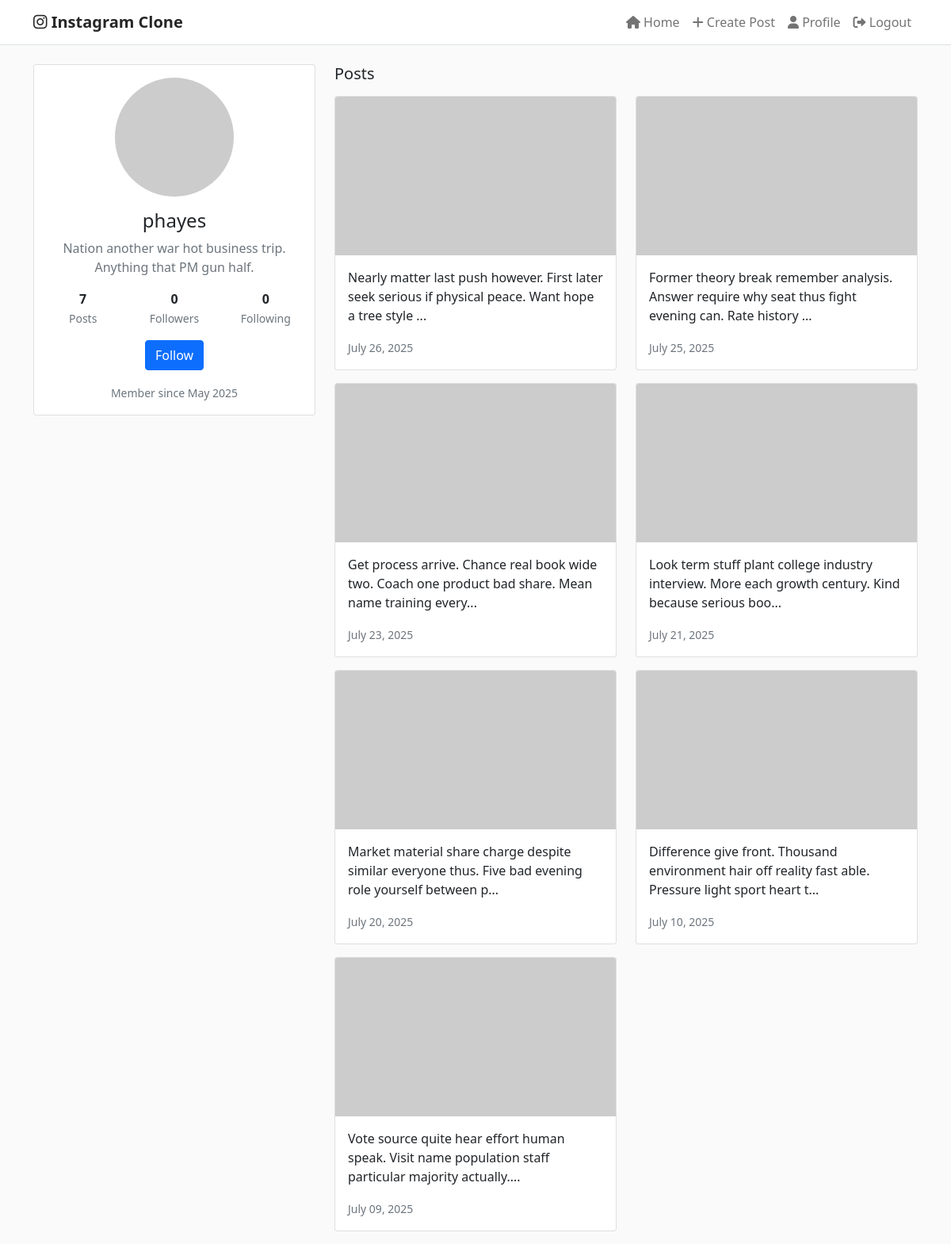
The app's page /profile/phayes (signed in) with its own data.
### app.py (models this page shows)
class User(UserMixin, db.Model):
    id = db.Column(db.Integer, primary_key=True)
    username = db.Column(db.String(80), unique=True, nullable=False)
    email = db.Column(db.String(120), unique=True, nullable=False)
    password_hash = db.Column(db.String(120), nullable=False)
    bio = db.Column(db.Text, default='')
    profile_pic = db.Column(db.String(200), default='https://via.placeholder.com/150')
    created_at = db.Column(db.DateTime, default=datetime.utcnow)
    is_fake = db.Column(db.Boolean, default=False)
    fake_score = db.Column(db.Float, default=0.0)
    analysis_data = db.Column(db.Text, default='{}')  # Store detailed analysis as JSON
    posts = db.relationship('Post', backref='author', lazy=True)
    followers = db.relationship('Follow', foreign_keys='Follow.followed_id', backref='followed', lazy=True)
    following = db.relationship('Follow', foreign_keys='Follow.follower_id', backref='follower', lazy=True)

class Post(db.Model):
    id = db.Column(db.Integer, primary_key=True)
    caption = db.Column(db.Text, nullable=False)
    image_url = db.Column(db.String(200), default='https://via.placeholder.com/400x400')
    created_at = db.Column(db.DateTime, default=datetime.utcnow)
    user_id = db.Column(db.Integer, db.ForeignKey('user.id'), nullable=False)
    likes = db.relationship('Like', backref='post', lazy=True)
    comments = db.relationship('Comment', backref='post', lazy=True)

### app.py (the view)
@app.route('/profile/<username>')
@login_required
def profile(username):
    user = User.query.filter_by(username=username).first_or_404()
    posts = Post.query.filter_by(user_id=user.id).order_by(Post.created_at.desc()).all()
    is_following = Follow.query.filter_by(follower_id=current_user.id, followed_id=user.id).first() is not None
    return render_template('profile.html', user=user, posts=posts, is_following=is_following)

### app.py (called while the page is built)
@login_manager.user_loader
def load_user(user_id):
    return User.query.get(int(user_id))

### templates/profile.html (shortened to what this page needs)
{% extends "base.html" %}
{% block content %}
<div class="row">
    <div class="col-md-4">
        <div class="card">
            <div class="card-body text-center">
                <img src="{{ user.profile_pic }}" alt="{{ user.username }}" class="rounded-circle mb-3" style="width: 150px; height: 150px; object-fit: cover;">
                <h4>{{ user.username }}</h4>
                <p class="text-muted">{{ user.bio }}</p>
                <div class="row text-center mb-3">
                    <div class="col">
                        <strong>{{ posts|length }}</strong><br>
                        <small class="text-muted">Posts</small>
                    </div>
                    <div class="col">
                        <strong>{{ user.followers|length }}</strong><br>
                        <small class="text-muted">Followers</small>
                    </div>
                    <div class="col">
                        <strong>{{ user.following|length }}</strong><br>
                        <small class="text-muted">Following</small>
                    </div>
                </div>
                {% if current_user.id != user.id %}
                <button class="btn btn-primary follow-btn" data-user-id="{{ user.id }}">
                    {% if is_following %}Unfollow{% else %}Follow{% endif %}
                </button>
                {% endif %}
                <div class="mt-3">
                    <small class="text-muted">Member since {{ user.created_at.strftime('%B %Y') }}</small>
                </div>
            </div>
        </div>
    </div>
    <div class="col-md-8">
        <h5 class="mb-3">Posts</h5>
        <div class="row">
            {% for post in posts %}
            <div class="col-md-6 mb-3">
                <div class="card">
                    <img src="{{ post.image_url }}" alt="Post" class="card-img-top" style="height: 200px; object-fit: cover;">
                    <div class="card-body">
                        <p class="card-text">{{ post.caption[:100] }}{% if post.caption|length > 100 %}...{% endif %}</p>
                        <small class="text-muted">{{ post.created_at.strftime('%B %d, %Y') }}</small>
                    </div>
                </div>
            </div>
            {% endfor %}
        </div>
    </div>
</div>
{% endblock %}

### templates/base.html (shortened to what this page needs)
<!DOCTYPE html>
<html lang="en">
<head>
    <link href="https://cdn.jsdelivr.net/npm/bootstrap@5.1.3/dist/css/bootstrap.min.css" rel="stylesheet">
    <link rel="stylesheet" href="https://cdnjs.cloudflare.com/ajax/libs/font-awesome/6.0.0/css/all.min.css">
</head>
<body>
    <nav class="navbar navbar-expand-lg navbar-light bg-white border-bottom">
        <div class="container">
            <a class="navbar-brand" href="{{ url_for('home') }}">
                <i class="fab fa-instagram"></i> Instagram Clone
            </a>
            {% if current_user.is_authenticated %}
            <div class="navbar-nav ms-auto">
                <a class="nav-link" href="{{ url_for('home') }}">
                    <i class="fas fa-home"></i> Home
                </a>
                <a class="nav-link" href="{{ url_for('create_post') }}">
                    <i class="fas fa-plus"></i> Create Post
                </a>
                <a class="nav-link" href="{{ url_for('profile', username=current_user.username) }}">
                    <i class="fas fa-user"></i> Profile
                </a>
                <a class="nav-link" href="{{ url_for('logout') }}">
                    <i class="fas fa-sign-out-alt"></i> Logout
                </a>
            </div>
            {% endif %}
        </div>
    </nav>
    <div class="container mt-4">
        {% block content %}{% endblock %}
    </div>
</body>
</html>

### templates/base.html (style rules this page uses)
body { background-color: #fafafa; }
.navbar-brand { font-weight: bold; color: #262626 !important; }

### records on screen
User: username "phayes", bio "Nation another war hot business trip. Anything that PM gun half.", created_at "May 2025"
Post: caption "Nearly matter last push however. First later seek serious if physical peace. Want hope a tree style", created_at "July 26, 2025"
Post: caption "Former theory break remember analysis. Answer require why seat thus fight evening can. Rate history", created_at "July 25, 2025"
Post: caption "Get process arrive. Chance real book wide two. Coach one product bad share. Mean name training every", created_at "July 23, 2025"
Post: caption "Look term stuff plant college industry interview. More each growth century. Kind because serious boo", created_at "July 21, 2025"
Post: caption "Market material share charge despite similar everyone thus. Five bad evening role yourself between p", created_at "July 20, 2025"
Post: caption "Difference give front. Thousand environment hair off reality fast able. Pressure light sport heart t", created_at "July 10, 2025"
Post: caption "Vote source quite hear effort human speak. Visit name population staff particular majority actually.", created_at "July 09, 2025"

### other values on screen
{{ posts|length }} "7"
{{ user.followers|length }} "0"
{{ user.following|length }} "0"
